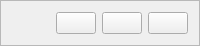
        <widget class="QFrame" name="topbar">
         <property name="maximumSize">
          <size>
           <width>16777215</width>
           <height>40</height>
          </size>
         </property>
         <property name="frameShape">
          <enum>QFrame::Shape::StyledPanel</enum>
         </property>
         <property name="frameShadow">
          <enum>QFrame::Shadow::Raised</enum>
         </property>
         <layout class="QHBoxLayout" name="horizontalLayout_2">
          <item>
           <spacer name="horizontalSpacer">
            <property name="orientation">
             <enum>Qt::Orientation::Horizontal</enum>
            </property>
            <property name="sizeHint" stdset="0">
             <size>
              <width>40</width>
              <height>20</height>
             </size>
            </property>
           </spacer>
          </item>
          <item>
           <widget class="QPushButton" name="pushButton_3">
            <property name="text">
             <string/>
            </property>
            <property name="icon">
             <iconset resource="resources.qrc">
              <normaloff>:/img/minus.svg</normaloff>:/img/minus.svg</iconset>
            </property>
           </widget>
          </item>
          <item>
           <widget class="QPushButton" name="pushButton_2">
            <property name="maximumSize">
             <size>
              <width>16777215</width>
              <height>16777215</height>
             </size>
            </property>
            <property name="text">
             <string/>
            </property>
            <property name="icon">
             <iconset resource="resources.qrc">
              <normaloff>:/img/maximize.svg</normaloff>:/img/maximize.svg</iconset>
            </property>
           </widget>
          </item>
          <item>
           <widget class="QPushButton" name="close">
            <property name="text">
             <string/>
            </property>
            <property name="icon">
             <iconset resource="resources.qrc">
              <normaloff>:/img/x.svg</normaloff>:/img/x.svg</iconset>
            </property>
           </widget>
          </item>
         </layout>
        </widget>
